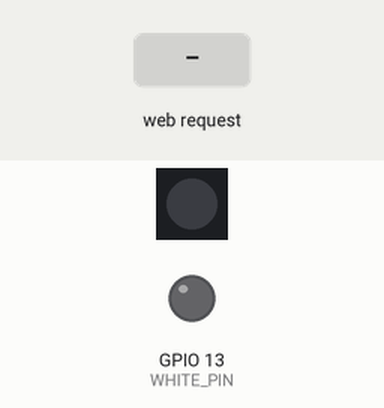
A sketch run on a simulated ESP8266 (NodeMCU). Parts: 1 RGB LEDs in strip order, left to right, output pins drawn as LEDs (lit = HIGH). The test bench sets the inputs (shaded band). Dim RGB values are drawn brighter than linear; WiFi joins after 1.5 s; servers stay silent unless stated; not simulated (calls return 0 or success): secrets.h; what the sketch prints to the serial monitor is not drawn.

Above: at 2.7 s.
2.8 s: HTTP request GET /rgbw?color=120&white=120 received
At 3.1 s:
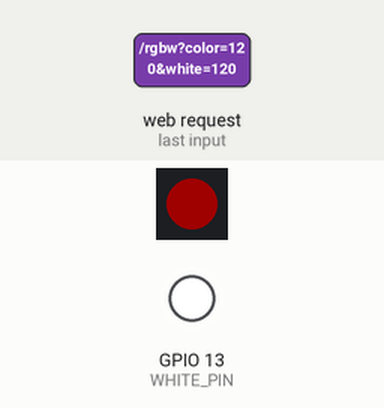
4.3 s: HTTP request GET /selftest received
At 6.5 s:
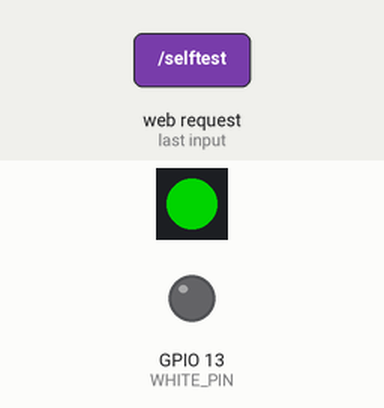
7.3 s: HTTP request GET /rgbw?white=120 received
At 10.0 s:
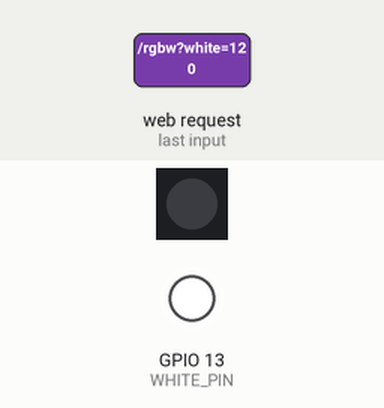
10.3 s: HTTP request GET /rgbw received
At 11.1 s:
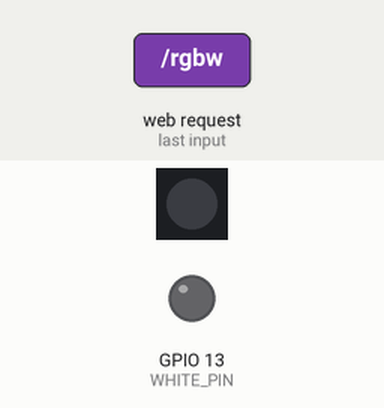
Timing chart, 0 to 12.8 s (numbered marks = the images above; inputs shaded):
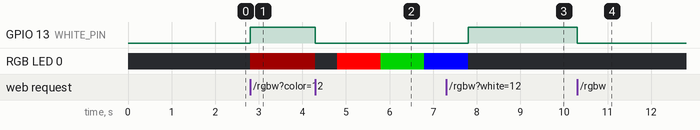

The sketch:

rgbw_led.ino
```cpp
#include <FastLED.h>
#include <ESP8266WiFi.h>
#include <WiFiClient.h>
#include <ESP8266WebServer.h>
#include <secrets.h>

#define NUM_LEDS 1
#define DATA_PIN 14
#define CLOCK_PIN 12
#define WHITE_PIN 13
CRGB leds[NUM_LEDS];

ESP8266WebServer server(80);

void setup() {
  Serial.begin(115200);
  FastLED.addLeds<P9813, DATA_PIN, CLOCK_PIN, RGB>(leds, NUM_LEDS);

  //setup wifi
  Serial.println();
  Serial.print("Configuring access point...");
  WiFi.begin(WIFI_SSID, WIFI_PASSWORD);
  while (WiFi.status() != WL_CONNECTED) {
    delay(500);
    Serial.print(".");
  }
  Serial.println("");
  Serial.println("WiFi connected");
  Serial.print("IP address: ");
  Serial.println(WiFi.localIP());
  Serial.print("Device hostname: ");
  Serial.println(WiFi.hostname());
  //setup node server
  server.enableCORS(true);
  server.on ( "/", handleRoot);
  server.on("/healthcheck", healthCheck);
  server.on("/rgbw", rgbw);
  server.on("/selftest", selfTest);
  server.on("/off", off);
  server.begin();
  Serial.println ( "HTTP server started" );

  allOff();
}
void loop() {
  server.handleClient();
}
void healthCheck() {
  server.send(200, "text", "I'm not a teapot!");
}
void handleRoot() {
  String mainPage = "<html>";
  mainPage += "<head>";
  mainPage +=   "<meta name=\"viewport\" content=\"width=device-width, initial-scale=1\">";
  mainPage += "</head>";
  mainPage += "<body style=\"display: flex; flex-direction: column; align-items: center;\">";
  mainPage +=   "<h1 style=\"font-size: x-large;\">RGBW LED Strip Interface</h1>";
  mainPage +=   "<form method=\"post\" action=\"/rgbw\" target=\"dummyframe\">";
  mainPage +=     "<label style=\"font-size: x-large;\"> Choose a Color";
  mainPage +=       "<input type=\"color\" name=\"color\" /> ";
  mainPage +=     "</label>";
  mainPage +=     "<br />";
  mainPage +=     "<label style=\"font-size: x-large;\">White";
  mainPage +=       "<input type=\"number\" name=\"white\" /> ";
  mainPage +=     "</label>";
  mainPage +=     "<br />";
  mainPage +=     "<br />";
  mainPage +=     "<input type=\"submit\" />";
  mainPage +=   "</form>";
  //all off
  mainPage +=   "<form method=\"post\" action=\"/off\" target=\"dummyframe\">";
  mainPage +=     "<button type=\"submit\">Off</button>";
  mainPage +=   "</form>";
  //self test button
  mainPage +=   "<form method=\"post\" action=\"/selftest\" target=\"dummyframe\">";
  mainPage +=     "<h2>Self Test</h2>";
  mainPage +=     "<br />";
  mainPage +=     "<div>Red, green, blue, white for 1 second each then off.</div>";
  mainPage +=     "<br />";
  mainPage +=     "<input type=\"submit\" />";
  mainPage +=   "</form>";
  //dummy frame to block redirect on form submission
  mainPage +=     "<iframe name=\"dummyframe\" id=\"dummyframe\" style=\"display:none;\"></iframe>";
  mainPage += "</body>";
  mainPage += "</html>";

  server.send(200, "text/html", mainPage);
}
void selfTest() {
  Serial.println("self test starting");

  allOff();
  delay(500);
  leds[0] = CRGB::Red;
  FastLED.show();
  delay(1000);
  leds[0] = CRGB::Green;
  FastLED.show();
  delay(1000);
  leds[0] = CRGB::Blue;
  FastLED.show();
  delay(1000);
  allOff();
  toggleWhite(255);
  delay(1000);
  toggleWhite(0);

  Serial.println("self test complete");
  server.send(200, "text", "test complete");
}
void off() {
  allOff();
  Serial.println("all off");
  server.send(200);
}
void allOff() {
  leds[0] = CRGB::Black;
  FastLED.show();
  toggleWhite(0);
}
void toggleWhite(int value) {
  analogWrite(WHITE_PIN, value);
}
void rgbw() {
  allOff();

  String colorString = server.arg("color");
  Serial.print("color selected: ");
  Serial.println(colorString);

  char *ptr;
  Serial.println("Individual values");
  String redString = "0x"+colorString.substring(1, 3);
  Serial.println(redString);
  String greenString = "0x"+colorString.substring(3, 5);
  Serial.println(greenString);
  String blueString = "0x"+colorString.substring(5, 7);
  Serial.println(blueString);

  int red = strtoul(redString.c_str(), &ptr, 16);
  Serial.print("Red: ");
  Serial.println(red);
  int green = strtoul(greenString.c_str(), &ptr, 16);
  Serial.print("Green: ");
  Serial.println(green);
  int blue = strtoul(blueString.c_str(), &ptr, 16);
  Serial.print("Blue: ");
  Serial.println(blue);
  String whiteString = server.arg("white");
  int white = strtoul(whiteString.c_str(), &ptr, 16);
  Serial.print("White: ");
  Serial.println(white);

  leds[0] = CRGB(red, green, blue);
  FastLED.show();
  toggleWhite(white);

  server.send(200);
}
```

Measured:
- after the input at 2.8 s, GPIO 13 (WHITE_PIN): LOW → HIGH at once; RGB LED 0: off → RGB(32, 0, 0) at once
- after the input at 4.3 s, GPIO 13 (WHITE_PIN): HIGH → LOW at once; RGB LED 0: RGB(32, 0, 0) → off at once, → RGB(255, 0, 0) 0.50 s later, → RGB(0, 128, 0) 1.0 s later, → RGB(0, 0, 255) 1.0 s later
- after the input at 7.3 s, GPIO 13 (WHITE_PIN): goes on until 7.8 s, then stays HIGH
- after the input at 10.3 s, GPIO 13 (WHITE_PIN): HIGH → LOW at once
